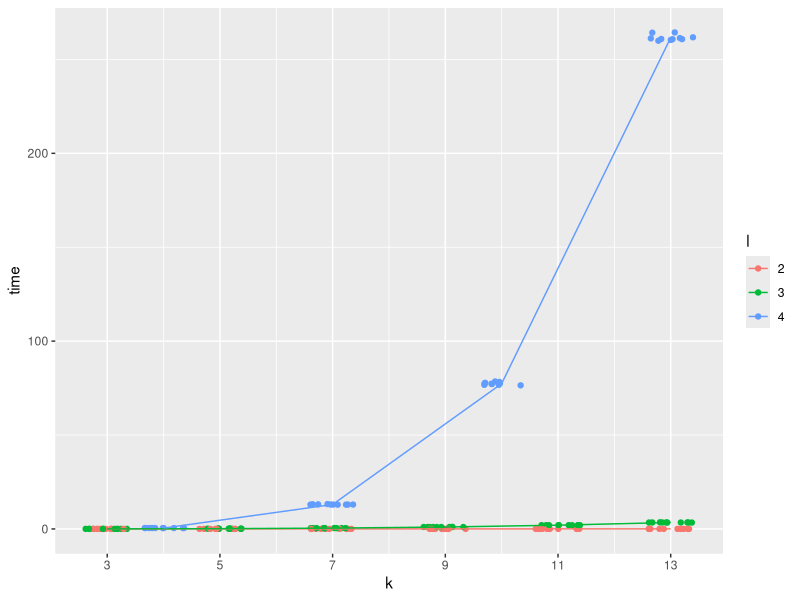
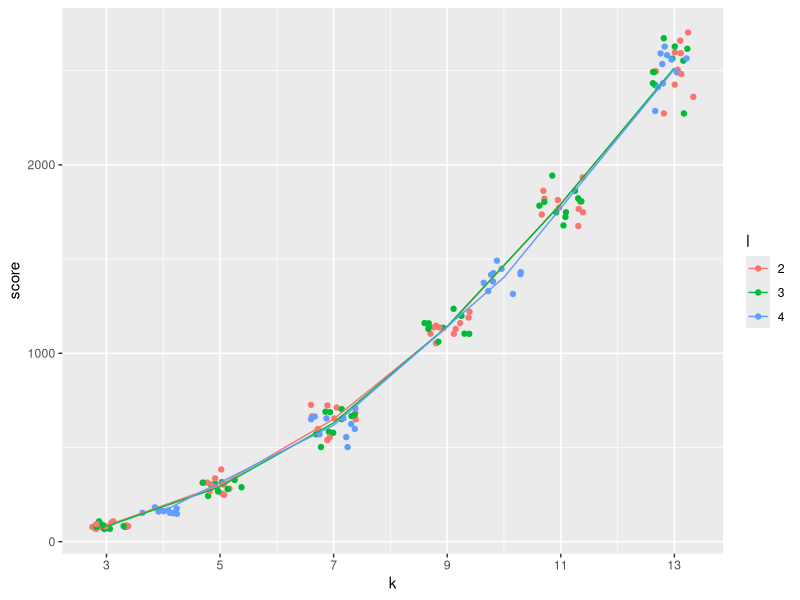
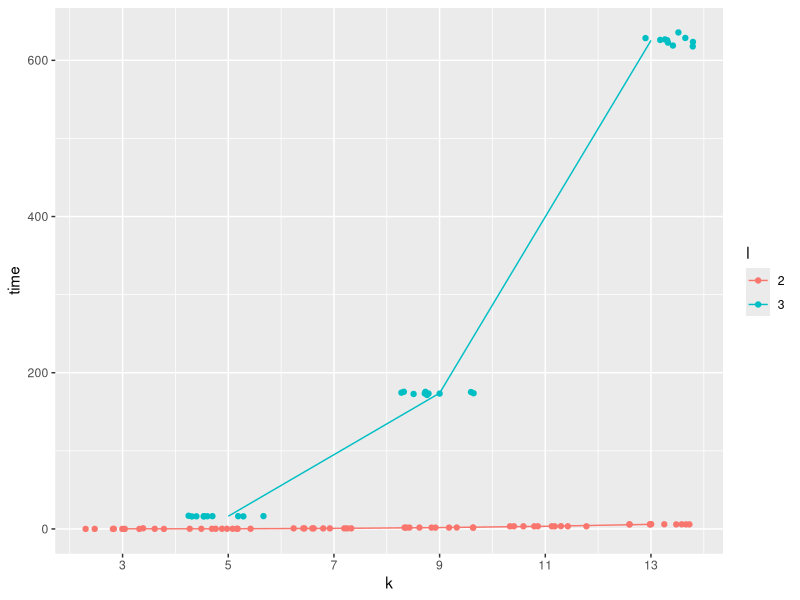
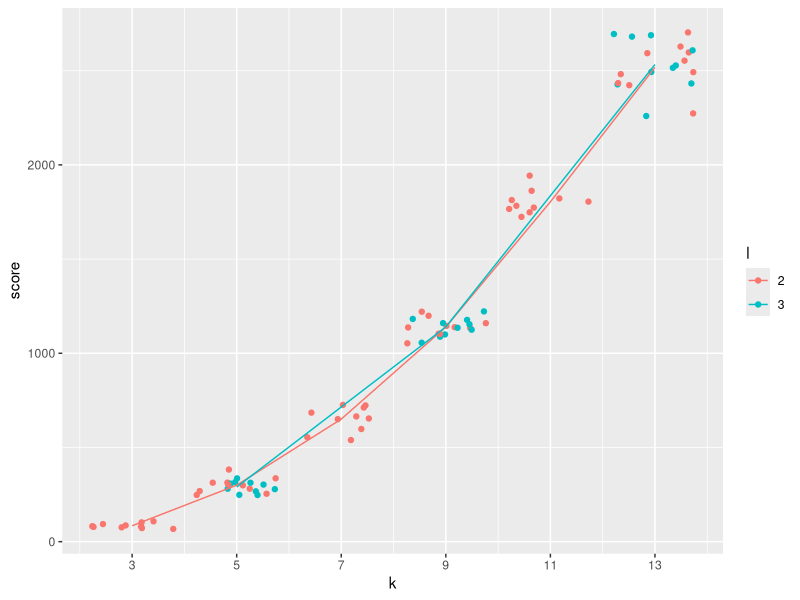
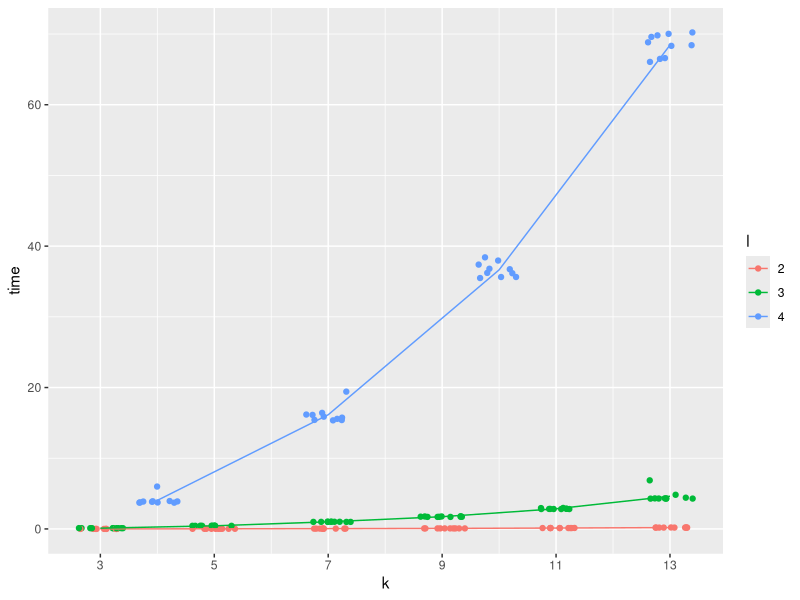
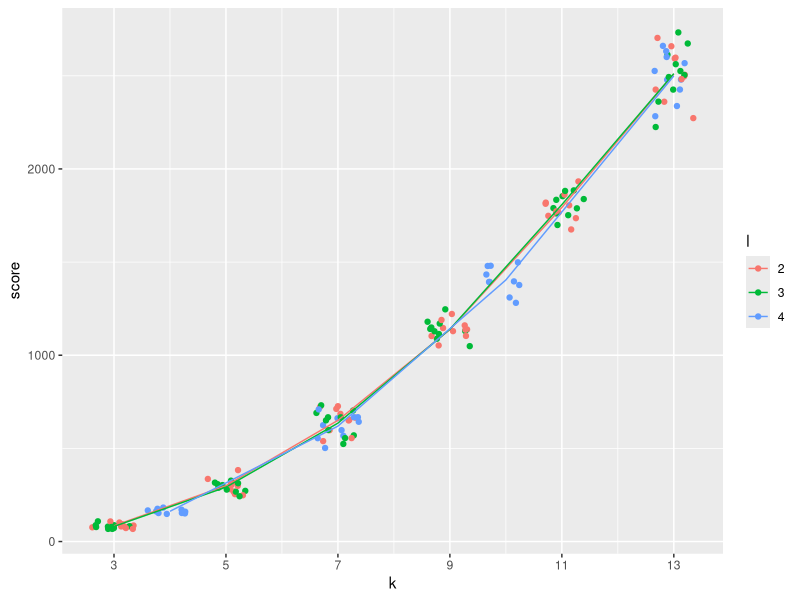

The R script that drew these images, in order:
## ---- chunk 1
knitr::opts_chunk$set(echo = TRUE)
library(tidyverse)
## ---- chunk 2
optimized <- read.csv("optimized_l_stars.csv")
paired <- read.csv("paired_l_stars.csv")
randomized <- read.csv("randomized_l_stars.csv")
## ---- chunk 3
optimized <- optimized %>% 
  group_by(k, l) %>% 
  mutate(avg_time = mean(time), avg_score = mean(score)) %>% 
  ungroup()
## ---- chunk 4
optimized %>% 
  mutate(l=as.factor(l)) %>% 
  ggplot(aes(k, time)) + 
  geom_jitter(aes(color=l)) + 
  geom_line(aes(k, avg_time, color=l)) +
  scale_x_continuous(breaks=c(3,5,7,9,11,13))
## ---- chunk 5
optimized %>% 
  mutate(l=as.factor(l)) %>% 
  ggplot(aes(k, score)) + 
  geom_jitter(aes(color=l)) + 
  geom_line(aes(k, avg_score, color=l)) +
  scale_x_continuous(breaks=c(3,5,7,9,11,13))
## ---- chunk 6
paired <- paired %>% 
  group_by(k, l) %>% 
  mutate(avg_time = mean(time), avg_score = mean(score)) %>% 
  ungroup()
## ---- chunk 7
paired %>% 
  mutate(l=as.factor(l)) %>% 
  ggplot(aes(k, time)) + 
  geom_jitter(aes(color=l)) + 
  geom_line(aes(k, avg_time, color=l)) +
  scale_x_continuous(breaks=c(3,5,7,9,11,13))
## ---- chunk 8
paired %>% 
  mutate(l=as.factor(l)) %>% 
  ggplot(aes(k, score)) + 
  geom_jitter(aes(color=l)) + 
  geom_line(aes(k, avg_score, color=l)) +
  scale_x_continuous(breaks=c(3,5,7,9,11,13))
## ---- chunk 9
randomized.1 <- randomized %>% 
  filter(eps==0.1) %>% 
  group_by(k, l) %>% 
  mutate(avg_time = mean(time), avg_score = mean(score)) %>% 
  ungroup()
## ---- chunk 10
randomized.1 %>% 
  mutate(l=as.factor(l)) %>% 
  ggplot(aes(k, time)) + 
  geom_jitter(aes(color=l)) + 
  geom_line(aes(k, avg_time, color=l)) +
  scale_x_continuous(breaks=c(3,5,7,9,11,13))
## ---- chunk 11
randomized.1 %>% 
  mutate(l=as.factor(l)) %>% 
  ggplot(aes(k, score)) + 
  geom_jitter(aes(color=l)) + 
  geom_line(aes(k, avg_score, color=l)) +
  scale_x_continuous(breaks=c(3,5,7,9,11,13))
